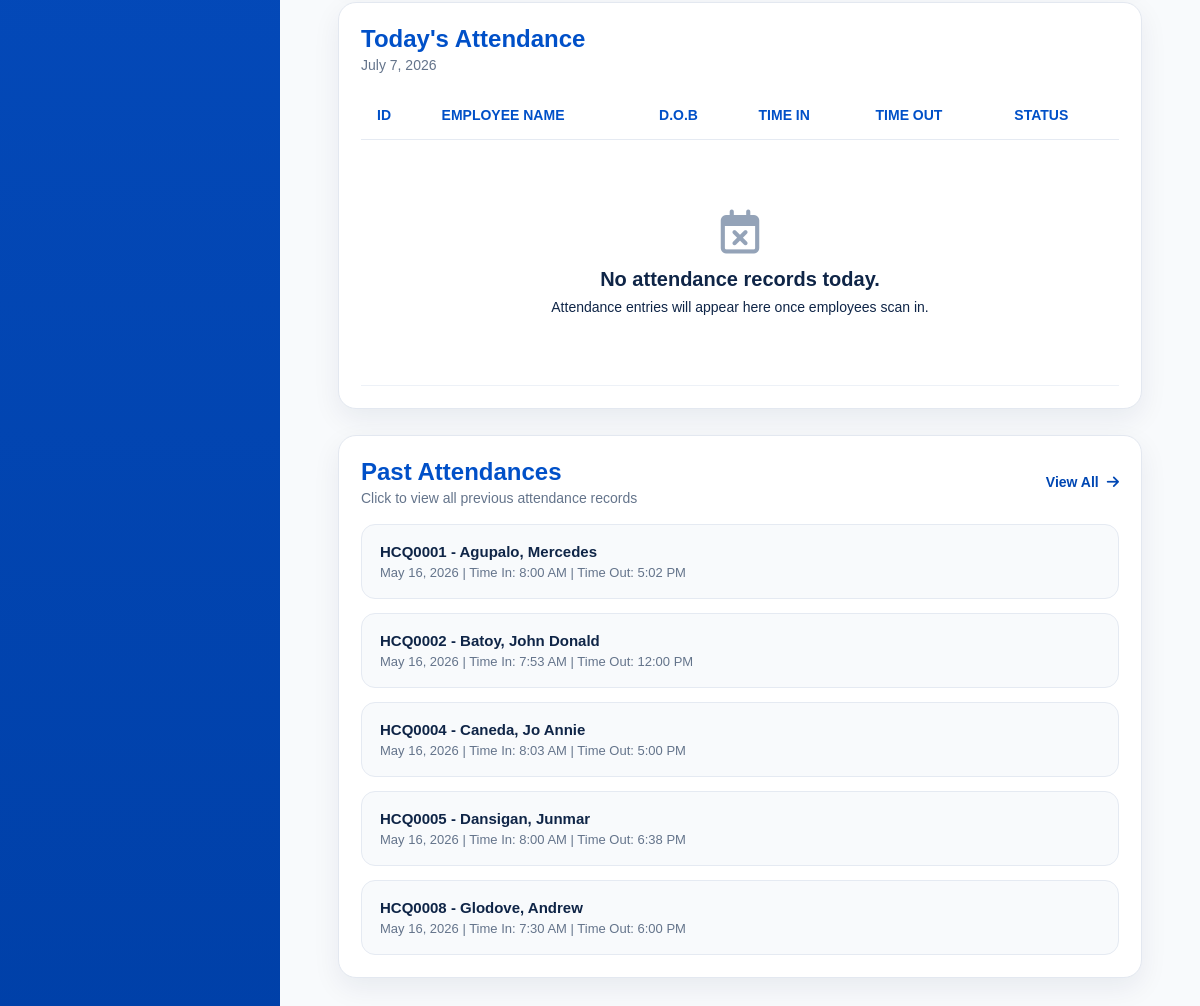
/api/attendance/page/ (lower part), run on an earlier commit of the app's database.
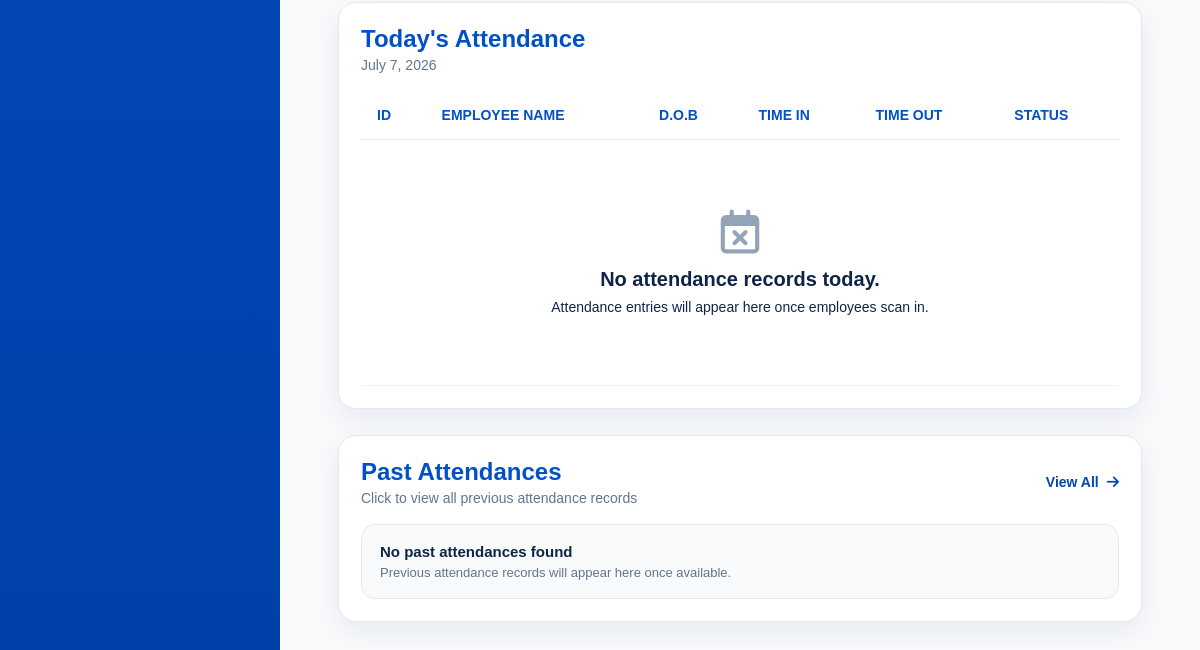
And on a later commit of the database.
### attendance/models.py (models this page shows, shortened)
class Attendance(models.Model):
    ATTENDANCE_STATUS_CHOICES = (
        ('present', 'Present'),
        ('absent', 'Absent'),
        ('half_day', 'Half Day'),
        ('leave', 'Leave'),
        ('rest_day', 'Rest Day'),
        ('holiday', 'Holiday'),
    )
    WORK_TYPE_CHOICES = (
        ('office', 'Office'),
        ('deliver', 'Deliver'),
        ('booking', 'Booking'),
    )
    employee = models.ForeignKey(
        Employee,
        on_delete=models.CASCADE,
        related_name='attendances'
    )
    date = models.DateField(
        default=timezone.localdate
    )
    status = models.CharField(
        max_length=20,
        choices=ATTENDANCE_STATUS_CHOICES,
        default='present'
    )
    time_in = models.DateTimeField(
        null=True,
        blank=True
    )
    time_out = models.DateTimeField(
        null=True,
        blank=True
    )
    worked_hours = models.DecimalField(
        max_digits=5,
        decimal_places=2,
        null=True,
        blank=True
    )
    payable_hours = models.DecimalField(
        max_digits=5,
        decimal_places=2,
        null=True,
        blank=True
    )
    late_minutes = models.PositiveIntegerField(
        default=0
    )
    undertime_minutes = models.PositiveIntegerField(
        default=0
    )
    overtime_applicable = models.BooleanField(
        default=False
    )
    overtime_minutes = models.PositiveIntegerField(
        default=0
    )
    transportation_fee_applicable = models.BooleanField(
        default=True
    )
    work_type = models.CharField(
        max_length=20,
        choices=WORK_TYPE_CHOICES,
        default='office'
    )
    delivery_allowance_applicable = models.BooleanField(
        default=False
    )
    work_location = models.CharField(
        max_length=100,
        blank=True,
        null=True,
        help_text='Example: Digos, Kidapawan, Tagum'
    )
    remarks = models.TextField(
        blank=True,
        null=True
    )
    class Meta:
        unique_together = ('employee', 'date')
        ordering = [
            '-date',
            '-time_in'
        ]

### employees/models.py (models this page shows, shortened)
class Employee(models.Model):
    SALARY_TYPE_CHOICES = (
        ('daily', 'Daily'),
        ('hourly', 'Hourly'),
    )
    EMPLOYMENT_STATUS_CHOICES = (
        ('ACTIVE', 'Active'),
        ('RESIGNED', 'Resigned'),
        ('MIA', 'MIA'),
        ('TERMINATED', 'Terminated'),
    )
    employee_id = models.CharField(
        max_length=10,
        unique=True,
        editable=False
    )
    first_name = models.CharField(max_length=100)
    middle_initial = models.CharField(
        max_length=50,
        blank=True,
        null=True
    )
    last_name = models.CharField(max_length=100)
    date_of_birth = models.DateField(
        blank=True,
        null=True
    )
    citizenship = models.CharField(
        max_length=100,
        blank=True,
        null=True
    )
    address = models.CharField(
        max_length=255,
        blank=True,
        null=True
    )
    contact_number = models.CharField(
        max_length=50,
        blank=True,
        null=True
    )
    spouse_name = models.CharField(
        max_length=100,
        blank=True,
        null=True
    )
    spouse_contact_number = models.CharField(
        max_length=50,
        blank=True,
        null=True
    )
    elementary = models.CharField(
        max_length=255,
        blank=True,
        null=True
    )
    elementary_year = models.CharField(
        max_length=50,
        blank=True,
        null=True
    )
    high_school = models.CharField(
        max_length=255,
        blank=True,
        null=True
    )
    high_school_year = models.CharField(
        max_length=50,
        blank=True,
        null=True
    )
    college = models.CharField(
        max_length=255,
        blank=True,
        null=True
    )
    college_year = models.CharField(
        max_length=50,
        blank=True,
        null=True
    )
    company_1 = models.CharField(
        max_length=255,
        blank=True,
        null=True
    )
    company_address_1 = models.CharField(
        max_length=255,
        blank=True,
        null=True
    )
    occupation_1 = models.CharField(
        max_length=100,
        blank=True,
        null=True
    )
    years_1 = models.CharField(
        max_length=50,
        blank=True,
        null=True
    )
    company_2 = models.CharField(
        max_length=255,
        blank=True,
        null=True
    )
    company_address_2 = models.CharField(
        max_length=255,
        blank=True,
        null=True
    )
    occupation_2 = models.CharField(
        max_length=100,
        blank=True,
        null=True
    )
    years_2 = models.CharField(
        max_length=50,
        blank=True,
        null=True
    )
    company_3 = models.CharField(
        max_length=255,
        blank=True,
        null=True
    )
    company_address_3 = models.CharField(
        max_length=255,
        blank=True,
        null=True
    )
    occupation_3 = models.CharField(
        max_length=100,
        blank=True,
        null=True
    )
    years_3 = models.CharField(
        max_length=50,
        blank=True,
        null=True
    )
    reference_name_1 = models.CharField(
        max_length=100,
        blank=True,
        null=True
    )
    reference_occupation_1 = models.CharField(
        max_length=100,
        blank=True,
        null=True
    )
    reference_contact_1 = models.CharField(
        max_length=50,
        blank=True,
        null=True
    )
    reference_name_2 = models.CharField(
        max_length=100,
        blank=True,
        null=True
    )
    reference_occupation_2 = models.CharField(
        max_length=100,
        blank=True,
        null=True
    )
    reference_contact_2 = models.CharField(
        max_length=50,
        blank=True,
        null=True
    )
    reference_name_3 = models.CharField(
        max_length=100,
        blank=True,
        null=True
    )
    reference_occupation_3 = models.CharField(
        max_length=100,
        blank=True,
        null=True
    )
    reference_contact_3 = models.CharField(
        max_length=50,
        blank=True,
        null=True
    )
    sss_number = models.CharField(
        max_length=100,
        blank=True,
        null=True
    )
    sss_file = models.FileField(
        upload_to='government_documents/sss/',
        blank=True,
        null=True
    )
    philhealth_number = models.CharField(
        max_length=100,
        blank=True,
        null=True
    )
    philhealth_file = models.FileField(
        upload_to='government_documents/philhealth/',
        blank=True,
        null=True
    )
    nbi_clearance_number = models.CharField(
        max_length=100,
        blank=True,
        null=True
    )
    nbi_clearance_file = models.FileField(
        upload_to='government_documents/nbi/',
        blank=True,
        null=True
    )
    barangay_clearance_number = models.CharField(
        max_length=100,
        blank=True,
        null=True
    )
    barangay_clearance_file = models.FileField(
        upload_to='government_documents/barangay/',
        blank=True,
        null=True
    )
    tin_number = models.CharField(
        max_length=100,
        blank=True,
        null=True
    )
    tin_file = models.FileField(
        upload_to='government_documents/tin/',
        blank=True,
        null=True
    )
    drivers_license_number = models.CharField(
        max_length=100,
        blank=True,
        null=True
    )
    drivers_license_file = models.FileField(
        upload_to='government_documents/drivers_license/',
        blank=True,
        null=True
    )
    position = models.CharField(max_length=100)
    employment_status = models.CharField(
        max_length=20,
        choices=EMPLOYMENT_STATUS_CHOICES,
        default='ACTIVE'
    )
    employment_remarks = models.TextField(
        blank=True,
        null=True
    )
    salary_type = models.CharField(
        max_length=10,
        choices=SALARY_TYPE_CHOICES,
        default='daily'
    )
    rate = models.DecimalField(
        max_digits=10,
        decimal_places=2
    )
    benefits = models.DecimalField(
        max_digits=10,
        decimal_places=2,
        default=0
    )
    date_started = models.DateField(
        blank=True,
        null=True
    )
    photo = models.ImageField(
        upload_to='employee_photos/',
        blank=True,
        null=True
    )
    qr_code = models.ImageField(
        upload_to='employee_qrcodes/',
        blank=True,
        null=True
    )
    resume = models.FileField(
        upload_to='employee_resumes/',
        blank=True,
        null=True
    )

### attendance/views.py (the view, shortened to what this page needs)
def attendance_page(request):
    q = request.GET.get("q", "").strip()
    today = timezone.localdate()
    attendance_records = Attendance.objects.select_related(
        "employee"
    ).filter(
        date=today
    ).order_by(
        "employee__employee_id"
    )
    past_attendances = Attendance.objects.select_related(
        "employee"
    ).filter(
        date__lt=today
    ).order_by(
        "-date",
        "employee__employee_id"
    )[:20]
    context = {
        "attendance_records": attendance_records,
        "past_attendances": past_attendances,
        "current_date": today,
        "q": q,
    }
    return render(
        request,
        "dashboard/attendance_page.html",
        context
    )

### dashboard/templates/dashboard/attendance_page.html (shortened to what the changed rows need)
{% load static %}
<!DOCTYPE html>
<html lang="en">
<head>
    <link rel="stylesheet" href="{% static 'dashboard/dashboard.css' %}">
    <link rel="stylesheet" href="https://cdnjs.cloudflare.com/ajax/libs/font-awesome/6.5.1/css/all.min.css">
</head>
<body>
<div class="modern-page">
    <main class="modern-content">
        <section class="attendance-table-card">
            <div class="attendance-card-header">
                <div>
                    <h2>Today's Attendance</h2>
                </div>
            </div>
            <table class="modern-attendance-table">
                <thead>
                    <tr>
                        <th>ID</th>
                        <th>Employee Name</th>
                        <th>D.O.B</th>
                        <th>Time In</th>
                        <th>Time Out</th>
                        <th>Status</th>
                    </tr>
                </thead>
            </table>
        </section>
    <section class="past-attendance-modern-card clickable-past-card"
            onclick="window.location.href='/past-attendances/'">
        <div class="attendance-card-header">
            <div>
                <h2>Past Attendances</h2>
            </div>
        </div>
        <div class="past-attendance-list">
            {% for record in past_attendances %}
                <div class="past-attendance-row">
                    <div>
                        <strong>
                            {{ record.employee.employee_id }} -
                            {{ record.employee.last_name }},
                            {{ record.employee.first_name }}
                        </strong>
                        <span>
                            {{ record.date|date:"F d, Y" }}
                            {% if record.time_in %}
                                | Time In: {{ record.time_in|date:"g:i A" }}
                            {% endif %}
                            {% if record.time_out %}
                                | Time Out: {{ record.time_out|date:"g:i A" }}
                            {% endif %}
                        </span>
                    </div>
                </div>
            {% empty %}
                <div class="past-attendance-row">
                    <div>
                        <strong>No past attendances found</strong>
                        <span>Previous attendance records will appear here once available.</span>
                    </div>
                </div>
            {% endfor %}
        </div>
    </section>
    </main>
</div>
</body>
</html>

What changed in the data, as far as the page shows it:
removed Attendance: employee.employee_id "HCQ0001", employee.last_name "Agupalo", employee.first_name "Mercedes", date "May 16, 2026", time_in "8:00 AM", time_out "5:02 PM"
removed Attendance: employee.employee_id "HCQ0002", employee.last_name "Batoy", employee.first_name "John Donald", date "May 16, 2026", time_in "7:53 AM", time_out "12:00 PM"
removed Attendance: employee.employee_id "HCQ0004", employee.last_name "Caneda", employee.first_name "Jo Annie", date "May 16, 2026", time_in "8:03 AM", time_out "5:00 PM"
removed Attendance: employee.employee_id "HCQ0005", employee.last_name "Dansigan", employee.first_name "Junmar", date "May 16, 2026", time_in "8:00 AM", time_out "6:38 PM"
removed Attendance: employee.employee_id "HCQ0008", employee.last_name "Glodove", employee.first_name "Andrew", date "May 16, 2026", time_in "7:30 AM", time_out "6:00 PM"
Also different on the page:
text now shown: "No past attendances found Previous attendance records will appear here once available."
